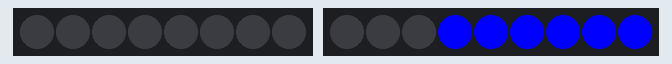
This sketch was run on a simulated Arduino Uno, built with avr-gcc and run on an emulated ATmega328P. On the bench: 8 RGB LEDs in strip order, left to right, 9 RGB LEDs in strip order, left to right.

Above: at 0.1 s.
At 23.1 s:
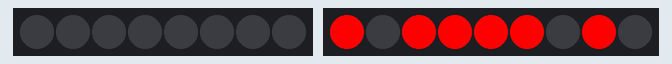
At 34.7 s:
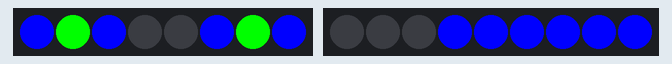
At 39.94 s:
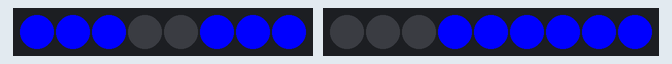
Timing chart, 0 to 40.0 s (numbered marks = the images above):
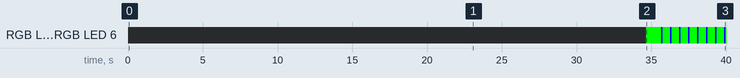

The sketch:

creepy_stalker_drone.ino
```cpp
#include <Adafruit_NeoPixel.h>

#define neoPin_eyes 6
#define neoPin_mouth 7
#define pixelCount_eyes 8
#define pixelCount_mouth 9

Adafruit_NeoPixel strip_eyes = Adafruit_NeoPixel(pixelCount_eyes, neoPin_eyes, NEO_GRB + NEO_KHZ800);
Adafruit_NeoPixel strip_mouth = Adafruit_NeoPixel(pixelCount_mouth, neoPin_mouth, NEO_GRB + NEO_KHZ800);

int m_short = 125;
int m_medium = 225;
int m_long = 500;

void setup() {
  Serial.begin(9600);

  strip_eyes.begin();
  strip_eyes.show();
  strip_mouth.begin();
  strip_mouth.show();
}

void loop() {
  mouthAction("closed", "blue");
  delay(2000);
  hello_there_gillian("blue");
  delay(2000);
  looking_lovely_today("blue");
  delay(2000);
  been_watching_you("blue");
  delay(2000);
  mouthHeart(true, true);

  eyesAction("open", "blue", "green");
  delay(1000);

  for (int x = 0; x < 10; x++) {
    eyesBlink("blue", "green");
    delay(500);
  }

  while (true) {
    ;
  }
}

void hello_there_gillian(String color) {
  // Well, hello there, Gillian
  mouthAction("open", color);  // Well
  delay(m_medium);
  mouthAction("closed", color);
  delay(m_medium);
  mouthAction("open", color);  // He-
  delay(m_short);
  mouthAction("closed", color);
  delay(m_medium);
  mouthAction("open", color);  // -llo
  delay(m_medium);
  mouthAction("closed", color);
  delay(m_medium);
  mouthAction("open", color);  // there
  delay(m_long);
  mouthAction("closed", color);
  delay(m_medium);
  mouthAction("open", color);  // Gi-
  delay(m_short);
  mouthAction("closed", color);
  delay(m_short);
  mouthAction("open", color);  // -lli-
  delay(m_short);
  mouthAction("closed", color);
  delay(m_short);
  mouthAction("open", color);  // -an
  delay(m_long);
  mouthAction("closed", color);
}

void looking_lovely_today(String color) {
  // You're looking quite lovely today (my dear)
  mouthAction("open" , color);  // You're
  delay(m_medium);
  mouthAction("closed", color);
  delay(m_medium);
  mouthAction("open" , color);  // loo-
  delay(m_short);
  mouthAction("closed", color);
  delay(m_short);
  mouthAction("open" , color);  // -king
  delay(m_medium);
  mouthAction("closed", color);
  delay(m_medium);
  mouthAction("open" , color);  // quite
  delay(m_medium);
  mouthAction("closed", color);
  delay(m_medium);
  mouthAction("open" , color);  // lov-
  delay(m_short);
  mouthAction("closed", color);
  delay(m_short);
  mouthAction("open" , color);  // -ely
  delay(m_medium);
  mouthAction("closed", color);
  delay(m_medium);
  mouthAction("open" , color);  // to-
  delay(m_short);
  mouthAction("closed", color);
  delay(m_short);
  mouthAction("open" , color);  // -day
  delay(m_medium);
  mouthAction("closed", color);
  delay(m_medium);
  mouthAction("open" , color);  // my
  delay(m_medium);
  mouthAction("closed", color);
  delay(m_medium);
  mouthAction("open" , color);  // dear
  delay(m_long);
  mouthAction("closed", color);
}

void been_watching_you(String color) {
  // You should know...I've been watching you
  mouthAction("open" , color);  // You
  delay(m_short);
  mouthAction("closed", color);
  delay(m_short);
  mouthAction("open" , color);  // should
  delay(m_medium);
  mouthAction("closed", color);
  delay(m_medium);
  mouthAction("open" , color);  // know
  delay(m_long);
  mouthAction("closed", color); // ...
  delay(1000);
  mouthAction("open" , color);  // I've
  delay(m_medium);
  mouthAction("closed", color);
  delay(m_medium);
  mouthAction("open" , color);  // been
  delay(m_long);
  mouthAction("closed", color); // ...
  delay(1000);
  mouthAction("open" , color);  // wat-
  delay(m_short);
  mouthAction("closed", color);
  delay(m_short);
  mouthAction("open" , color);  // -ching
  delay(m_medium);
  mouthAction("closed", color);
  delay(m_medium);
  mouthAction("open" , color);  // you
  delay(m_long);
  mouthAction("closed", color);
}

void mouthHeart(boolean fade, boolean beat) {
  if (fade == true) {
    for (int x = 0; x < 256; x++) {
      strip_mouth.setPixelColor(0, x, 0 , 0);
      strip_mouth.setPixelColor(1, 0, 0, 0);
      strip_mouth.setPixelColor(2, x, 0 , 0);
      strip_mouth.setPixelColor(3, x, 0 , 0);
      strip_mouth.setPixelColor(4, x, 0 , 0);
      strip_mouth.setPixelColor(5, x, 0 , 0);
      strip_mouth.setPixelColor(6, 0, 0, 0);
      strip_mouth.setPixelColor(7, x, 0 , 0);
      strip_mouth.setPixelColor(8, 0, 0, 0);

      strip_mouth.show();
      delay(10);
    }
    delay(1000);
  }

  else {
    uint32_t heartColor = colorPicker("mouth", "red");
    strip_mouth.setPixelColor(0, heartColor);
    strip_mouth.setPixelColor(1, 0, 0, 0);
    strip_mouth.setPixelColor(2, heartColor);
    strip_mouth.setPixelColor(3, heartColor);
    strip_mouth.setPixelColor(4, heartColor);
    strip_mouth.setPixelColor(5, heartColor);
    strip_mouth.setPixelColor(6, 0, 0, 0);
    strip_mouth.setPixelColor(7, heartColor);
    strip_mouth.setPixelColor(8, 0, 0, 0);

    strip_mouth.show();
  }

  if (beat == true) {
    for (int x = 0; x < 6; x++) {
      strip_mouth.setPixelColor(0, 0, 0, 0);
      strip_mouth.setPixelColor(1, 0, 0, 0);
      strip_mouth.setPixelColor(2, 0, 0, 0);
      strip_mouth.setPixelColor(3, 0, 0, 0);
      strip_mouth.setPixelColor(4, 0, 0, 0);
      strip_mouth.setPixelColor(5, 0, 0, 0);
      strip_mouth.setPixelColor(6, 0, 0, 0);
      strip_mouth.setPixelColor(7, 0, 0, 0);
      strip_mouth.setPixelColor(8, 0, 0, 0);
      strip_mouth.show();

      delay(100);

      strip_mouth.setPixelColor(0, 255, 0, 0);
      strip_mouth.setPixelColor(1, 0, 0, 0);
      strip_mouth.setPixelColor(2, 255, 0, 0);
      strip_mouth.setPixelColor(3, 255, 0, 0);
      strip_mouth.setPixelColor(4, 255, 0, 0);
      strip_mouth.setPixelColor(5, 255, 0, 0);
      strip_mouth.setPixelColor(6, 0, 0, 0);
      strip_mouth.setPixelColor(7, 255, 0, 0);
      strip_mouth.setPixelColor(8, 0, 0, 0);
      strip_mouth.show();

      delay(200);

      strip_mouth.setPixelColor(0, 0, 0, 0);
      strip_mouth.setPixelColor(1, 0, 0, 0);
      strip_mouth.setPixelColor(2, 0, 0, 0);
      strip_mouth.setPixelColor(3, 0, 0, 0);
      strip_mouth.setPixelColor(4, 0, 0, 0);
      strip_mouth.setPixelColor(5, 0, 0, 0);
      strip_mouth.setPixelColor(6, 0, 0, 0);
      strip_mouth.setPixelColor(7, 0, 0, 0);
      strip_mouth.setPixelColor(8, 0, 0, 0);
      strip_mouth.show();

      delay(100);

      strip_mouth.setPixelColor(0, 255, 0, 0);
      strip_mouth.setPixelColor(1, 0, 0, 0);
      strip_mouth.setPixelColor(2, 255, 0, 0);
      strip_mouth.setPixelColor(3, 255, 0, 0);
      strip_mouth.setPixelColor(4, 255, 0, 0);
      strip_mouth.setPixelColor(5, 255, 0, 0);
      strip_mouth.setPixelColor(6, 0, 0, 0);
      strip_mouth.setPixelColor(7, 255, 0, 0);
      strip_mouth.setPixelColor(8, 0, 0, 0);
      strip_mouth.show();

      delay(750);
    }
  }

  if (fade == true) {
    for (int x = 255; x > -1; x--) {
      strip_mouth.setPixelColor(0, x, 0 , 0);
      strip_mouth.setPixelColor(1, 0, 0, 0);
      strip_mouth.setPixelColor(2, x, 0 , 0);
      strip_mouth.setPixelColor(3, x, 0 , 0);
      strip_mouth.setPixelColor(4, x, 0 , 0);
      strip_mouth.setPixelColor(5, x, 0 , 0);
      strip_mouth.setPixelColor(6, 0, 0, 0);
      strip_mouth.setPixelColor(7, x, 0 , 0);
      strip_mouth.setPixelColor(8, 0, 0, 0);

      strip_mouth.show();
      delay(10);
    }
    delay(1000);
  }

  mouthAction("closed", "blue");
}

void eyesAction(String state, String colorOuter, String colorInner) {
  uint32_t eyesColorOuter = colorPicker("eyes", colorOuter);
  uint32_t eyesColorInner = colorPicker("eyes", colorInner);

  if (state == "open") {
    strip_eyes.setPixelColor(0, eyesColorOuter);
    strip_eyes.setPixelColor(1, eyesColorInner);
    strip_eyes.setPixelColor(2, eyesColorOuter);
    strip_eyes.setPixelColor(3, 0, 0, 0);
    strip_eyes.setPixelColor(4, 0, 0, 0);
    strip_eyes.setPixelColor(5, eyesColorOuter);
    strip_eyes.setPixelColor(6, eyesColorInner);
    strip_eyes.setPixelColor(7, eyesColorOuter);

    strip_eyes.show();
  }

  else if (state == "closed") {
    strip_eyes.setPixelColor(0, eyesColorOuter);
    strip_eyes.setPixelColor(1, eyesColorOuter);
    strip_eyes.setPixelColor(2, eyesColorOuter);
    strip_eyes.setPixelColor(3, 0, 0, 0);
    strip_eyes.setPixelColor(4, 0, 0, 0);
    strip_eyes.setPixelColor(5, eyesColorOuter);
    strip_eyes.setPixelColor(6, eyesColorOuter);
    strip_eyes.setPixelColor(7, eyesColorOuter);

    strip_eyes.show();
  }

  else Serial.println("Invalid eyes state selection.");
}

void eyesBlink(String colorOuter, String colorInner) {
  eyesAction("closed", colorOuter, colorInner);
  delay(100);
  eyesAction("open", colorOuter, colorInner);
}

void mouthAction(String state, String color) {
  uint32_t mouthColor = colorPicker("mouth", color);

  if (state == "open") {
    strip_mouth.setPixelColor(0, mouthColor);
    strip_mouth.setPixelColor(1, mouthColor);
    strip_mouth.setPixelColor(2, mouthColor);
    strip_mouth.setPixelColor(3, mouthColor);
    strip_mouth.setPixelColor(4, 0, 0, 0);
    strip_mouth.setPixelColor(5, mouthColor);
    strip_mouth.setPixelColor(6, mouthColor);
    strip_mouth.setPixelColor(7, mouthColor);
    strip_mouth.setPixelColor(8, mouthColor);

    strip_mouth.show();
  }

  else if (state == "closed") {
    strip_mouth.setPixelColor(0, 0, 0, 0);
    strip_mouth.setPixelColor(1, 0, 0, 0);
    strip_mouth.setPixelColor(2, 0, 0, 0);
    strip_mouth.setPixelColor(3, mouthColor);
    strip_mouth.setPixelColor(4, mouthColor);
    strip_mouth.setPixelColor(5, mouthColor);
    strip_mouth.setPixelColor(6, mouthColor);
    strip_mouth.setPixelColor(7, mouthColor);
    strip_mouth.setPixelColor(8, mouthColor);

    strip_mouth.show();
  }

  else Serial.println("Invalid mouth state selection.");
}

uint32_t colorPicker(String strip, String color) {
  if (strip == "eyes") {
    uint32_t eyes_color;

    if (color == "red") eyes_color = strip_eyes.Color(255, 0, 0);
    else if (color == "green") eyes_color = strip_eyes.Color(0, 255, 0);
    else if (color == "blue") eyes_color = strip_eyes.Color(0, 0, 255);
    else if (color == "yellow") eyes_color = strip_eyes.Color(255, 255, 0);
    else if (color == "cyan") eyes_color = strip_eyes.Color(0, 255, 255);
    else if (color == "magenta") eyes_color = strip_eyes.Color(255, 0, 255);
    else if (color == "off") eyes_color = strip_eyes.Color(0, 0, 0);

    return eyes_color;
  }

  else if (strip == "mouth") {
    uint32_t mouth_color;

    if (color == "red") mouth_color = strip_mouth.Color(255, 0, 0);
    else if (color == "green") mouth_color = strip_mouth.Color(0, 255, 0);
    else if (color == "blue") mouth_color = strip_mouth.Color(0, 0, 255);
    else if (color == "yellow") mouth_color = strip_mouth.Color(255, 255, 0);
    else if (color == "cyan") mouth_color = strip_mouth.Color(0, 255, 255);
    else if (color == "magenta") mouth_color = strip_mouth.Color(255, 0, 255);
    else if (color == "off") mouth_color = strip_mouth.Color(0, 0, 0);

    return mouth_color;
  }

  else {
    Serial.println("Invalid color selection.");

    return 0;
  }
}
```

Measured:
- by itself, RGB LED 1, RGB LED 6: off → RGB(0, 255, 0) at 34.7 s, → RGB(0, 0, 255) 1.0 s later, → RGB(0, 255, 0) 0.10 s later, → RGB(0, 0, 255) 0.50 s later, … (17 changes in this stretch)
- what the display in image 1 shows lasts 1.0 s, from 23.0 s to 24.0 s
